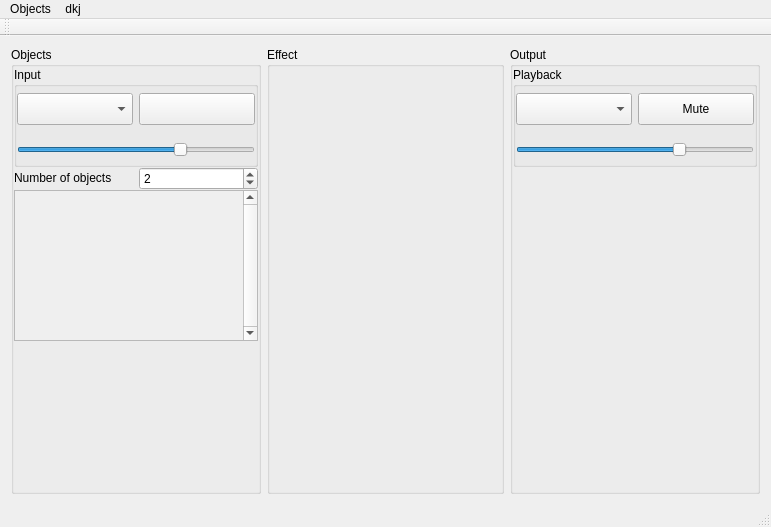
<?xml version="1.0" encoding="UTF-8"?>
<ui version="4.0">
 <author>Andrés González Fornell</author>
 <class>MainWindow</class>
 <widget class="QMainWindow" name="MainWindow">
  <property name="windowModality">
   <enum>Qt::WindowModal</enum>
  </property>
  <property name="geometry">
   <rect>
    <x>0</x>
    <y>0</y>
    <width>771</width>
    <height>527</height>
   </rect>
  </property>
  <property name="sizePolicy">
   <sizepolicy hsizetype="Maximum" vsizetype="Preferred">
    <horstretch>0</horstretch>
    <verstretch>0</verstretch>
   </sizepolicy>
  </property>
  <property name="windowTitle">
   <string>MainWindow</string>
  </property>
  <widget class="QWidget" name="window">
   <layout class="QHBoxLayout" name="horizontalLayout">
    <item>
     <widget class="QGroupBox" name="objects">
      <property name="minimumSize">
       <size>
        <width>250</width>
        <height>0</height>
       </size>
      </property>
      <property name="maximumSize">
       <size>
        <width>250</width>
        <height>16777215</height>
       </size>
      </property>
      <property name="title">
       <string>Objects</string>
      </property>
      <layout class="QVBoxLayout" name="verticalLayout">
       <property name="spacing">
        <number>0</number>
       </property>
       <property name="leftMargin">
        <number>0</number>
       </property>
       <property name="topMargin">
        <number>0</number>
       </property>
       <property name="rightMargin">
        <number>0</number>
       </property>
       <property name="bottomMargin">
        <number>0</number>
       </property>
       <item>
        <widget class="QGroupBox" name="device">
         <property name="sizePolicy">
          <sizepolicy hsizetype="Preferred" vsizetype="MinimumExpanding">
           <horstretch>0</horstretch>
           <verstretch>0</verstretch>
          </sizepolicy>
         </property>
         <property name="minimumSize">
          <size>
           <width>0</width>
           <height>100</height>
          </size>
         </property>
         <property name="maximumSize">
          <size>
           <width>16777215</width>
           <height>100</height>
          </size>
         </property>
         <property name="title">
          <string>Input</string>
         </property>
         <layout class="QVBoxLayout" name="verticalLayout_3">
          <property name="spacing">
           <number>0</number>
          </property>
          <property name="leftMargin">
           <number>0</number>
          </property>
          <property name="topMargin">
           <number>0</number>
          </property>
          <property name="rightMargin">
           <number>0</number>
          </property>
          <property name="bottomMargin">
           <number>0</number>
          </property>
          <item>
           <layout class="QHBoxLayout" name="device_control_1">
            <item>
             <widget class="QComboBox" name="device_selector">
              <property name="sizePolicy">
               <sizepolicy hsizetype="Preferred" vsizetype="Maximum">
                <horstretch>0</horstretch>
                <verstretch>0</verstretch>
               </sizepolicy>
              </property>
              <property name="minimumSize">
               <size>
                <width>0</width>
                <height>32</height>
               </size>
              </property>
              <property name="maximumSize">
               <size>
                <width>16777215</width>
                <height>32</height>
               </size>
              </property>
             </widget>
            </item>
            <item>
             <widget class="QPushButton" name="device_muting">
              <property name="sizePolicy">
               <sizepolicy hsizetype="Minimum" vsizetype="Maximum">
                <horstretch>0</horstretch>
                <verstretch>0</verstretch>
               </sizepolicy>
              </property>
              <property name="minimumSize">
               <size>
                <width>0</width>
                <height>32</height>
               </size>
              </property>
              <property name="maximumSize">
               <size>
                <width>16777215</width>
                <height>32</height>
               </size>
              </property>
              <property name="text">
               <string/>
              </property>
             </widget>
            </item>
           </layout>
          </item>
          <item>
           <layout class="QVBoxLayout" name="device_control_2">
            <property name="sizeConstraint">
             <enum>QLayout::SetDefaultConstraint</enum>
            </property>
            <item>
             <widget class="QWidget" name="device_volumeter" native="true">
              <property name="sizePolicy">
               <sizepolicy hsizetype="Expanding" vsizetype="Preferred">
                <horstretch>0</horstretch>
                <verstretch>0</verstretch>
               </sizepolicy>
              </property>
              <property name="minimumSize">
               <size>
                <width>200</width>
                <height>5</height>
               </size>
              </property>
              <property name="maximumSize">
               <size>
                <width>16777215</width>
                <height>5</height>
               </size>
              </property>
             </widget>
            </item>
            <item>
             <widget class="QSlider" name="device_level">
              <property name="maximum">
               <number>100</number>
              </property>
              <property name="value">
               <number>70</number>
              </property>
              <property name="orientation">
               <enum>Qt::Horizontal</enum>
              </property>
             </widget>
            </item>
           </layout>
          </item>
         </layout>
        </widget>
       </item>
       <item>
        <layout class="QHBoxLayout" name="objects_number_layout">
         <item>
          <widget class="QLabel" name="objects_number_label">
           <property name="maximumSize">
            <size>
             <width>16777215</width>
             <height>20</height>
            </size>
           </property>
           <property name="text">
            <string>Number of objects</string>
           </property>
          </widget>
         </item>
         <item>
          <widget class="QSpinBox" name="objects_number">
           <property name="specialValueText">
            <string/>
           </property>
           <property name="minimum">
            <number>1</number>
           </property>
           <property name="maximum">
            <number>10</number>
           </property>
           <property name="value">
            <number>2</number>
           </property>
          </widget>
         </item>
        </layout>
       </item>
       <item>
        <widget class="QScrollArea" name="objects_configuration">
         <property name="sizePolicy">
          <sizepolicy hsizetype="Preferred" vsizetype="Preferred">
           <horstretch>13</horstretch>
           <verstretch>0</verstretch>
          </sizepolicy>
         </property>
         <property name="frameShape">
          <enum>QFrame::StyledPanel</enum>
         </property>
         <property name="frameShadow">
          <enum>QFrame::Sunken</enum>
         </property>
         <property name="verticalScrollBarPolicy">
          <enum>Qt::ScrollBarAlwaysOn</enum>
         </property>
         <property name="horizontalScrollBarPolicy">
          <enum>Qt::ScrollBarAlwaysOff</enum>
         </property>
         <property name="sizeAdjustPolicy">
          <enum>QAbstractScrollArea::AdjustToContents</enum>
         </property>
         <property name="widgetResizable">
          <bool>true</bool>
         </property>
         <property name="alignment">
          <set>Qt::AlignLeading|Qt::AlignLeft|Qt::AlignTop</set>
         </property>
         <widget class="QWidget" name="objects_list">
          <property name="geometry">
           <rect>
            <x>0</x>
            <y>0</y>
            <width>226</width>
            <height>91</height>
           </rect>
          </property>
          <layout class="QVBoxLayout" name="objects_list_layout">
           <property name="leftMargin">
            <number>5</number>
           </property>
           <property name="topMargin">
            <number>5</number>
           </property>
           <property name="rightMargin">
            <number>5</number>
           </property>
           <property name="bottomMargin">
            <number>5</number>
           </property>
          </layout>
         </widget>
        </widget>
       </item>
       <item>
        <widget class="QWidget" name="objects_chart" native="true">
         <property name="minimumSize">
          <size>
           <width>200</width>
           <height>150</height>
          </size>
         </property>
         <property name="maximumSize">
          <size>
           <width>300</width>
           <height>150</height>
          </size>
         </property>
         <property name="toolTipDuration">
          <number>-1</number>
         </property>
        </widget>
       </item>
      </layout>
     </widget>
    </item>
    <item>
     <widget class="QGroupBox" name="effect">
      <property name="title">
       <string>Effect</string>
      </property>
     </widget>
    </item>
    <item>
     <widget class="QGroupBox" name="output">
      <property name="minimumSize">
       <size>
        <width>250</width>
        <height>0</height>
       </size>
      </property>
      <property name="maximumSize">
       <size>
        <width>250</width>
        <height>16777215</height>
       </size>
      </property>
      <property name="title">
       <string>Output</string>
      </property>
      <layout class="QVBoxLayout" name="verticalLayout_2">
       <property name="leftMargin">
        <number>0</number>
       </property>
       <property name="topMargin">
        <number>0</number>
       </property>
       <property name="rightMargin">
        <number>0</number>
       </property>
       <property name="bottomMargin">
        <number>0</number>
       </property>
       <item>
        <widget class="QGroupBox" name="playback">
         <property name="minimumSize">
          <size>
           <width>0</width>
           <height>100</height>
          </size>
         </property>
         <property name="maximumSize">
          <size>
           <width>16777215</width>
           <height>100</height>
          </size>
         </property>
         <property name="title">
          <string>Playback</string>
         </property>
         <layout class="QVBoxLayout" name="verticalLayout_5">
          <property name="spacing">
           <number>0</number>
          </property>
          <property name="leftMargin">
           <number>0</number>
          </property>
          <property name="topMargin">
           <number>0</number>
          </property>
          <property name="rightMargin">
           <number>0</number>
          </property>
          <property name="bottomMargin">
           <number>0</number>
          </property>
          <item>
           <layout class="QHBoxLayout" name="playback_control_1">
            <item>
             <widget class="QComboBox" name="playback_device">
              <property name="sizePolicy">
               <sizepolicy hsizetype="Preferred" vsizetype="Maximum">
                <horstretch>0</horstretch>
                <verstretch>0</verstretch>
               </sizepolicy>
              </property>
              <property name="minimumSize">
               <size>
                <width>0</width>
                <height>32</height>
               </size>
              </property>
              <property name="maximumSize">
               <size>
                <width>16777215</width>
                <height>32</height>
               </size>
              </property>
             </widget>
            </item>
            <item>
             <widget class="QPushButton" name="playback_pause">
              <property name="sizePolicy">
               <sizepolicy hsizetype="Minimum" vsizetype="Maximum">
                <horstretch>0</horstretch>
                <verstretch>0</verstretch>
               </sizepolicy>
              </property>
              <property name="minimumSize">
               <size>
                <width>0</width>
                <height>32</height>
               </size>
              </property>
              <property name="maximumSize">
               <size>
                <width>16777215</width>
                <height>32</height>
               </size>
              </property>
              <property name="text">
               <string>Mute</string>
              </property>
             </widget>
            </item>
           </layout>
          </item>
          <item>
           <layout class="QVBoxLayout" name="playback_control_2">
            <item>
             <widget class="QWidget" name="playback_level" native="true">
              <property name="sizePolicy">
               <sizepolicy hsizetype="Expanding" vsizetype="Preferred">
                <horstretch>0</horstretch>
                <verstretch>0</verstretch>
               </sizepolicy>
              </property>
              <property name="minimumSize">
               <size>
                <width>200</width>
                <height>5</height>
               </size>
              </property>
              <property name="maximumSize">
               <size>
                <width>16777215</width>
                <height>5</height>
               </size>
              </property>
             </widget>
            </item>
            <item>
             <widget class="QSlider" name="playback_volume">
              <property name="maximum">
               <number>100</number>
              </property>
              <property name="value">
               <number>70</number>
              </property>
              <property name="orientation">
               <enum>Qt::Horizontal</enum>
              </property>
             </widget>
            </item>
           </layout>
          </item>
         </layout>
        </widget>
       </item>
       <item>
        <widget class="QWidget" name="output_time" native="true"/>
       </item>
      </layout>
     </widget>
    </item>
   </layout>
  </widget>
  <widget class="QMenuBar" name="menuBar">
   <property name="geometry">
    <rect>
     <x>0</x>
     <y>0</y>
     <width>771</width>
     <height>22</height>
    </rect>
   </property>
   <widget class="QMenu" name="objects_menu">
    <property name="title">
     <string>Objects</string>
    </property>
    <property name="toolTipsVisible">
     <bool>true</bool>
    </property>
    <widget class="QMenu" name="objects_fs">
     <property name="title">
      <string>Sampling frequency</string>
     </property>
     <property name="toolTipsVisible">
      <bool>true</bool>
     </property>
     <addaction name="objects_fs_0"/>
     <addaction name="objects_fs_1"/>
     <addaction name="objects_fs_2"/>
     <addaction name="objects_fs_3"/>
    </widget>
    <addaction name="objects_fs"/>
    <addaction name="actionsdklfj"/>
   </widget>
   <widget class="QMenu" name="menudkj">
    <property name="title">
     <string>dkj</string>
    </property>
    <addaction name="actions"/>
   </widget>
   <addaction name="objects_menu"/>
   <addaction name="menudkj"/>
  </widget>
  <widget class="QToolBar" name="mainToolBar">
   <attribute name="toolBarArea">
    <enum>TopToolBarArea</enum>
   </attribute>
   <attribute name="toolBarBreak">
    <bool>false</bool>
   </attribute>
  </widget>
  <widget class="QStatusBar" name="statusBar"/>
  <action name="objects_fs_0">
   <property name="text">
    <string>8000 Hz</string>
   </property>
  </action>
  <action name="objects_fs_2">
   <property name="text">
    <string>40000 Hz</string>
   </property>
  </action>
  <action name="objects_fs_3">
   <property name="text">
    <string>44100 Hz</string>
   </property>
  </action>
  <action name="objects_fs_1">
   <property name="text">
    <string>16000 Hz</string>
   </property>
  </action>
  <action name="actionsdklfj">
   <property name="text">
    <string>sdklfj</string>
   </property>
  </action>
  <action name="actions">
   <property name="checkable">
    <bool>true</bool>
   </property>
   <property name="checked">
    <bool>true</bool>
   </property>
   <property name="text">
    <string>s</string>
   </property>
   <property name="iconVisibleInMenu">
    <bool>false</bool>
   </property>
  </action>
 </widget>
 <layoutdefault spacing="6" margin="11"/>
 <resources/>
 <connections/>
</ui>
